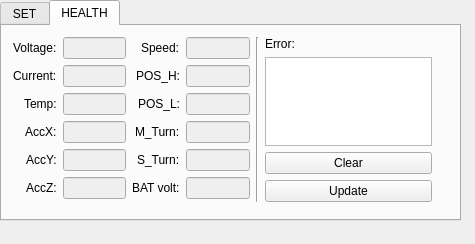
<?xml version="1.0" encoding="UTF-8"?>
<ui version="4.0">
 <class>SetAndHealth</class>
 <widget class="QWidget" name="SetAndHealth">
  <property name="geometry">
   <rect>
    <x>0</x>
    <y>0</y>
    <width>475</width>
    <height>244</height>
   </rect>
  </property>
  <property name="windowTitle">
   <string>Bottom</string>
  </property>
  <widget class="QTabWidget" name="Monitor">
   <property name="geometry">
    <rect>
     <x>0</x>
     <y>0</y>
     <width>461</width>
     <height>221</height>
    </rect>
   </property>
   <property name="font">
    <font>
     <pointsize>9</pointsize>
    </font>
   </property>
   <property name="mouseTracking">
    <bool>true</bool>
   </property>
   <property name="currentIndex">
    <number>1</number>
   </property>
   <widget class="QWidget" name="SET">
    <property name="mouseTracking">
     <bool>true</bool>
    </property>
    <attribute name="title">
     <string>SET</string>
    </attribute>
    <widget class="QPushButton" name="setZeroPushButton">
     <property name="geometry">
      <rect>
       <x>80</x>
       <y>40</y>
       <width>171</width>
       <height>26</height>
      </rect>
     </property>
     <property name="font">
      <font>
       <pointsize>9</pointsize>
      </font>
     </property>
     <property name="mouseTracking">
      <bool>true</bool>
     </property>
     <property name="toolTip">
      <string>&lt;html&gt;&lt;head/&gt;&lt;body&gt;&lt;p&gt;设置模块当前位置为零点&lt;/p&gt;&lt;/body&gt;&lt;/html&gt;</string>
     </property>
     <property name="text">
      <string>Set Zero Position</string>
     </property>
    </widget>
    <widget class="QPushButton" name="IDPushButton">
     <property name="geometry">
      <rect>
       <x>80</x>
       <y>10</y>
       <width>171</width>
       <height>26</height>
      </rect>
     </property>
     <property name="font">
      <font>
       <pointsize>9</pointsize>
      </font>
     </property>
     <property name="mouseTracking">
      <bool>true</bool>
     </property>
     <property name="toolTip">
      <string>&lt;html&gt;&lt;head/&gt;&lt;body&gt;&lt;p&gt;设置模块ID&lt;/p&gt;&lt;/body&gt;&lt;/html&gt;</string>
     </property>
     <property name="text">
      <string>Set ID</string>
     </property>
    </widget>
    <widget class="QPushButton" name="ENonPPushButton">
     <property name="geometry">
      <rect>
       <x>80</x>
       <y>70</y>
       <width>171</width>
       <height>26</height>
      </rect>
     </property>
     <property name="font">
      <font>
       <pointsize>9</pointsize>
      </font>
     </property>
     <property name="mouseTracking">
      <bool>true</bool>
     </property>
     <property name="toolTip">
      <string>&lt;html&gt;&lt;head/&gt;&lt;body&gt;&lt;p&gt;上电使能驱动器&lt;/p&gt;&lt;/body&gt;&lt;/html&gt;</string>
     </property>
     <property name="statusTip">
      <string/>
     </property>
     <property name="whatsThis">
      <string/>
     </property>
     <property name="text">
      <string>Set Enable On Power</string>
     </property>
    </widget>
    <widget class="QLineEdit" name="IDLineEdit">
     <property name="geometry">
      <rect>
       <x>0</x>
       <y>10</y>
       <width>61</width>
       <height>26</height>
      </rect>
     </property>
     <property name="font">
      <font>
       <pointsize>9</pointsize>
      </font>
     </property>
     <property name="mouseTracking">
      <bool>true</bool>
     </property>
     <property name="toolTip">
      <string>&lt;html&gt;&lt;head/&gt;&lt;body&gt;&lt;p&gt;ID号&lt;/p&gt;&lt;/body&gt;&lt;/html&gt;</string>
     </property>
    </widget>
   </widget>
   <widget class="QWidget" name="HEALTH">
    <property name="mouseTracking">
     <bool>true</bool>
    </property>
    <attribute name="title">
     <string>HEALTH</string>
    </attribute>
    <widget class="QWidget" name="layoutWidget">
     <property name="geometry">
      <rect>
       <x>0</x>
       <y>0</y>
       <width>441</width>
       <height>187</height>
      </rect>
     </property>
     <layout class="QHBoxLayout" name="horizontalLayout_4">
      <item>
       <layout class="QHBoxLayout" name="horizontalLayout">
        <item>
         <layout class="QFormLayout" name="formLayout">
          <property name="labelAlignment">
           <set>Qt::AlignRight|Qt::AlignTrailing|Qt::AlignVCenter</set>
          </property>
          <item row="0" column="0">
           <widget class="QLabel" name="voltageLabel">
            <property name="text">
             <string>Voltage:</string>
            </property>
           </widget>
          </item>
          <item row="0" column="1">
           <widget class="QLineEdit" name="voltageLineEdit">
            <property name="enabled">
             <bool>false</bool>
            </property>
           </widget>
          </item>
          <item row="1" column="0">
           <widget class="QLabel" name="currentLabel">
            <property name="text">
             <string>Current:</string>
            </property>
           </widget>
          </item>
          <item row="1" column="1">
           <widget class="QLineEdit" name="currentLineEdit">
            <property name="enabled">
             <bool>false</bool>
            </property>
           </widget>
          </item>
          <item row="2" column="0">
           <widget class="QLabel" name="tempLabel">
            <property name="text">
             <string>Temp:</string>
            </property>
           </widget>
          </item>
          <item row="3" column="0">
           <widget class="QLabel" name="accXLabel">
            <property name="text">
             <string>AccX:</string>
            </property>
           </widget>
          </item>
          <item row="3" column="1">
           <widget class="QLineEdit" name="accXLineEdit">
            <property name="enabled">
             <bool>false</bool>
            </property>
           </widget>
          </item>
          <item row="4" column="0">
           <widget class="QLabel" name="accYLabel">
            <property name="text">
             <string>AccY:</string>
            </property>
           </widget>
          </item>
          <item row="4" column="1">
           <widget class="QLineEdit" name="accYLineEdit">
            <property name="enabled">
             <bool>false</bool>
            </property>
           </widget>
          </item>
          <item row="5" column="0">
           <widget class="QLabel" name="accZLabel">
            <property name="text">
             <string>AccZ:</string>
            </property>
           </widget>
          </item>
          <item row="5" column="1">
           <widget class="QLineEdit" name="accZLineEdit">
            <property name="enabled">
             <bool>false</bool>
            </property>
           </widget>
          </item>
          <item row="2" column="1">
           <widget class="QLineEdit" name="tempLineEdit">
            <property name="enabled">
             <bool>false</bool>
            </property>
           </widget>
          </item>
         </layout>
        </item>
        <item>
         <layout class="QFormLayout" name="formLayout_2">
          <property name="labelAlignment">
           <set>Qt::AlignRight|Qt::AlignTrailing|Qt::AlignVCenter</set>
          </property>
          <item row="0" column="0">
           <widget class="QLabel" name="speedLabel">
            <property name="text">
             <string>Speed:</string>
            </property>
           </widget>
          </item>
          <item row="0" column="1">
           <widget class="QLineEdit" name="speedLineEdit">
            <property name="enabled">
             <bool>false</bool>
            </property>
           </widget>
          </item>
          <item row="1" column="0">
           <widget class="QLabel" name="pOS_HLabel">
            <property name="text">
             <string>POS_H:</string>
            </property>
           </widget>
          </item>
          <item row="1" column="1">
           <widget class="QLineEdit" name="pOS_HLineEdit">
            <property name="enabled">
             <bool>false</bool>
            </property>
           </widget>
          </item>
          <item row="2" column="0">
           <widget class="QLabel" name="pOS_LLabel">
            <property name="text">
             <string>POS_L:</string>
            </property>
           </widget>
          </item>
          <item row="2" column="1">
           <widget class="QLineEdit" name="pOS_LLineEdit">
            <property name="enabled">
             <bool>false</bool>
            </property>
           </widget>
          </item>
          <item row="3" column="0">
           <widget class="QLabel" name="m_TurnLabel">
            <property name="text">
             <string>M_Turn:</string>
            </property>
           </widget>
          </item>
          <item row="3" column="1">
           <widget class="QLineEdit" name="m_TurnLineEdit">
            <property name="enabled">
             <bool>false</bool>
            </property>
           </widget>
          </item>
          <item row="4" column="0">
           <widget class="QLabel" name="s_TurnLabel">
            <property name="text">
             <string>S_Turn:</string>
            </property>
           </widget>
          </item>
          <item row="4" column="1">
           <widget class="QLineEdit" name="s_TurnLineEdit">
            <property name="enabled">
             <bool>false</bool>
            </property>
           </widget>
          </item>
          <item row="5" column="0">
           <widget class="QLabel" name="bATVoltLabel">
            <property name="text">
             <string>BAT volt:</string>
            </property>
           </widget>
          </item>
          <item row="5" column="1">
           <widget class="QLineEdit" name="bATVoltLineEdit">
            <property name="enabled">
             <bool>false</bool>
            </property>
           </widget>
          </item>
         </layout>
        </item>
       </layout>
      </item>
      <item>
       <layout class="QHBoxLayout" name="horizontalLayout_3">
        <item>
         <widget class="Line" name="line">
          <property name="mouseTracking">
           <bool>true</bool>
          </property>
          <property name="orientation">
           <enum>Qt::Vertical</enum>
          </property>
         </widget>
        </item>
        <item>
         <layout class="QVBoxLayout" name="verticalLayout_2">
          <item>
           <widget class="QLabel" name="ErrorLabel">
            <property name="font">
             <font>
              <pointsize>9</pointsize>
             </font>
            </property>
            <property name="mouseTracking">
             <bool>true</bool>
            </property>
            <property name="text">
             <string>Error:</string>
            </property>
           </widget>
          </item>
          <item>
           <layout class="QVBoxLayout" name="verticalLayout">
            <item>
             <widget class="QTextEdit" name="errorTextEdit"/>
            </item>
            <item>
             <widget class="QPushButton" name="clearErrorButton">
              <property name="font">
               <font>
                <pointsize>9</pointsize>
               </font>
              </property>
              <property name="mouseTracking">
               <bool>true</bool>
              </property>
              <property name="toolTip">
               <string>&lt;html&gt;&lt;head/&gt;&lt;body&gt;&lt;p&gt;清除错误&lt;/p&gt;&lt;/body&gt;&lt;/html&gt;</string>
              </property>
              <property name="text">
               <string>Clear</string>
              </property>
             </widget>
            </item>
            <item>
             <widget class="QPushButton" name="updateButton">
              <property name="font">
               <font>
                <pointsize>9</pointsize>
               </font>
              </property>
              <property name="mouseTracking">
               <bool>true</bool>
              </property>
              <property name="toolTip">
               <string>&lt;html&gt;&lt;head/&gt;&lt;body&gt;&lt;p&gt;更新信息&lt;/p&gt;&lt;/body&gt;&lt;/html&gt;</string>
              </property>
              <property name="text">
               <string>Update</string>
              </property>
             </widget>
            </item>
           </layout>
          </item>
         </layout>
        </item>
       </layout>
      </item>
     </layout>
    </widget>
   </widget>
  </widget>
 </widget>
 <layoutdefault spacing="6" margin="11"/>
 <resources/>
 <connections/>
</ui>
